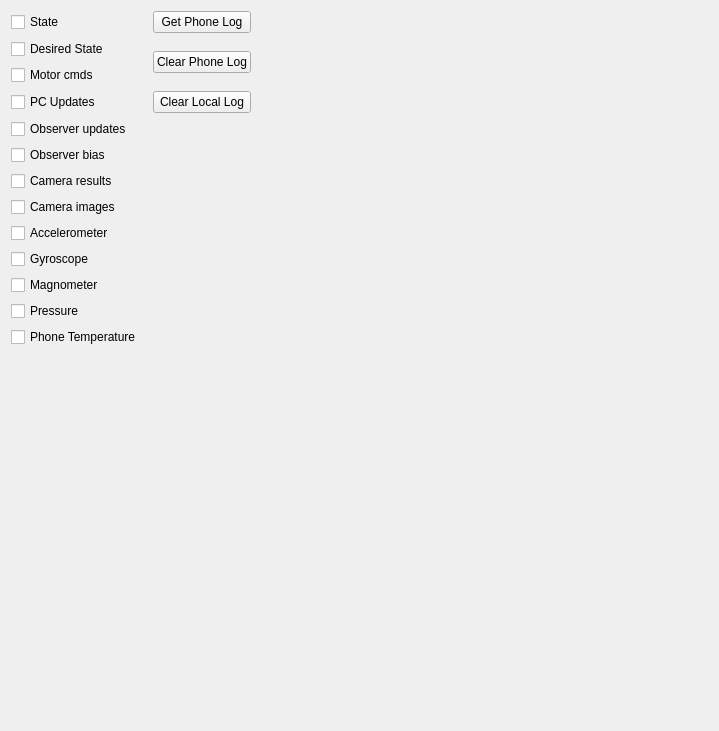
     <widget class="QWidget" name="tab_3">
      <attribute name="title">
       <string>Data Logging</string>
      </attribute>
      <layout class="QGridLayout" name="gridLayout_12">
       <item row="0" column="0">
        <widget class="QCheckBox" name="chkLogState">
         <property name="text">
          <string>State</string>
         </property>
        </widget>
       </item>
       <item row="0" column="2">
        <widget class="QPushButton" name="btnGetPhoneLog">
         <property name="text">
          <string>Get Phone Log</string>
         </property>
        </widget>
       </item>
       <item row="1" column="0">
        <widget class="QCheckBox" name="chkLogDesiredState">
         <property name="text">
          <string>Desired State</string>
         </property>
        </widget>
       </item>
       <item row="1" column="2" rowspan="2">
        <widget class="QPushButton" name="btnClearPhoneLog">
         <property name="text">
          <string>Clear Phone Log</string>
         </property>
        </widget>
       </item>
       <item row="1" column="3" rowspan="2">
        <spacer name="horizontalSpacer_10">
         <property name="orientation">
          <enum>Qt::Horizontal</enum>
         </property>
         <property name="sizeHint" stdset="0">
          <size>
           <width>457</width>
           <height>20</height>
          </size>
         </property>
        </spacer>
       </item>
       <item row="2" column="0">
        <widget class="QCheckBox" name="chkLogMotorCmds">
         <property name="text">
          <string>Motor cmds</string>
         </property>
        </widget>
       </item>
       <item row="3" column="0">
        <widget class="QCheckBox" name="chkLogPcUpdates">
         <property name="text">
          <string>PC Updates</string>
         </property>
        </widget>
       </item>
       <item row="3" column="2">
        <widget class="QPushButton" name="btnClearLocalLog">
         <property name="text">
          <string>Clear Local Log</string>
         </property>
        </widget>
       </item>
       <item row="4" column="0" colspan="2">
        <widget class="QCheckBox" name="chkLogObserverUpdates">
         <property name="text">
          <string>Observer updates</string>
         </property>
        </widget>
       </item>
       <item row="4" column="2" rowspan="9">
        <spacer name="verticalSpacer_3">
         <property name="orientation">
          <enum>Qt::Vertical</enum>
         </property>
         <property name="sizeHint" stdset="0">
          <size>
           <width>20</width>
           <height>216</height>
          </size>
         </property>
        </spacer>
       </item>
       <item row="5" column="0">
        <widget class="QCheckBox" name="chkLogObserverBias">
         <property name="text">
          <string>Observer bias</string>
         </property>
        </widget>
       </item>
       <item row="6" column="0">
        <widget class="QCheckBox" name="chkLogCameraResults">
         <property name="text">
          <string>Camera results</string>
         </property>
        </widget>
       </item>
       <item row="7" column="0">
        <widget class="QCheckBox" name="chkLogCameraImages">
         <property name="text">
          <string>Camera images</string>
         </property>
        </widget>
       </item>
       <item row="8" column="0">
        <widget class="QCheckBox" name="chkLogAccelerometer">
         <property name="text">
          <string>Accelerometer</string>
         </property>
        </widget>
       </item>
       <item row="9" column="0">
        <widget class="QCheckBox" name="chkLogGyroscope">
         <property name="text">
          <string>Gyroscope</string>
         </property>
        </widget>
       </item>
       <item row="10" column="0">
        <widget class="QCheckBox" name="chkLogMagnometer">
         <property name="text">
          <string>Magnometer</string>
         </property>
        </widget>
       </item>
       <item row="11" column="0">
        <widget class="QCheckBox" name="chkLogPressure">
         <property name="text">
          <string>Pressure</string>
         </property>
        </widget>
       </item>
       <item row="12" column="0" colspan="2">
        <widget class="QCheckBox" name="chkLogPhoneTemperature">
         <property name="text">
          <string>Phone Temperature</string>
         </property>
        </widget>
       </item>
       <item row="13" column="1">
        <spacer name="verticalSpacer_10">
         <property name="orientation">
          <enum>Qt::Vertical</enum>
         </property>
         <property name="sizeHint" stdset="0">
          <size>
           <width>20</width>
           <height>373</height>
          </size>
         </property>
        </spacer>
       </item>
      </layout>
     </widget>
